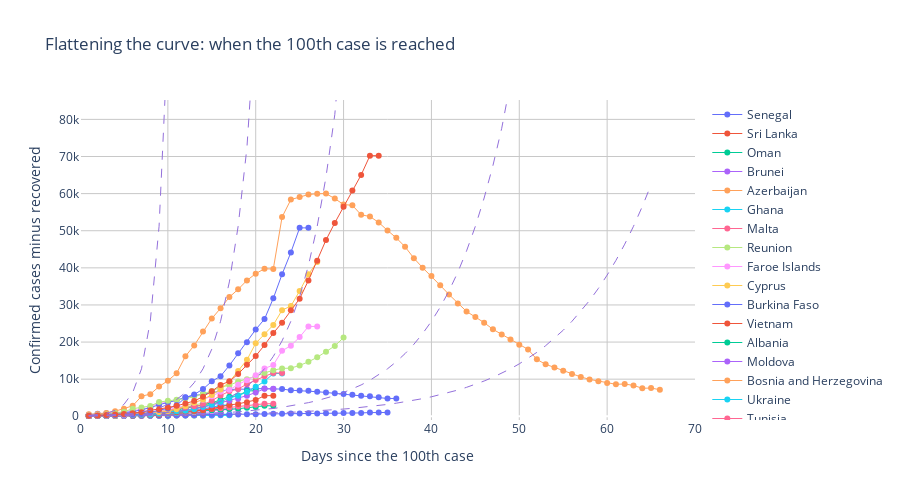

Source (notebook cell):
### Code cell
day_count = 0
max_cases = 0

fig = go.Figure()
for country in current_cases.index:
    confirmed_cases_for_current_country = current_cases[current_cases.index == country].values[0]
    day_count_for_current_country = len(confirmed_cases_for_current_country)
    confirmed_cases_for_current_country = [date for date in confirmed_cases_for_current_country if date >= 100]
    max_cases_for_current_country = max(confirmed_cases_for_current_country)
    if day_count <= day_count_for_current_country:
        day_count = day_count_for_current_country
    if max_cases <= max_cases_for_current_country:
        max_cases = max_cases_for_current_country
    fig.add_trace(
        go.Scatter(
            x=np.arange(1, day_count_for_current_country + 1),
            y=confirmed_cases_for_current_country,
            name=country,
            mode="lines+markers",
            line={"width": 1}       
        )
    )
day_array = np.arange(1, day_count)
for r in [1, 2, 3, 5, 7]:
    if r == 1:
        text_value = "Double every day"
    else:
        text_value = f"Double every {r} days"
    trace=[100 * 2**(i/r) for i in day_array]
    fig.add_trace(
        go.Scatter(
            x=day_array,
            y=trace,
            name=text_value,
            mode="lines",
            line={"dash": "dash", "color": "MediumPurple", "width": 1},            
            showlegend=False
        )
    )
    text_x = np.argmax(np.array(trace) >= max_cases + 10000) if trace[-1] >= max_cases + 10000 else day_count - 4
    text_y = max_cases + 10000 if trace[-1] >= max_cases + 10000 else trace[-1]
    #fig.add_trace(
    #    go.Scatter(
    #        x=[text_x],
    #        y=[text_y],
    #        text=text_value,
    #        mode="text",
    #        showlegend=False
    #    )
    #)
fig.update_layout(
    title="Flattening the curve: when the 100th case is reached",
    xaxis={"range":(0, day_count + 4)},
    yaxis={"range":(-1000, max_cases + 15000)},
    height=500, 
    plot_bgcolor="rgb(255, 255, 255)")
fig.update_xaxes(title_text="Days since the 100th case",
                 gridcolor="rgb(200, 200, 200)", 
                 gridwidth=1)
fig.update_yaxes(title_text="Confirmed cases minus recovered",
                 gridcolor="rgb(200, 200, 200)", 
                 gridwidth=1)
fig.show()
